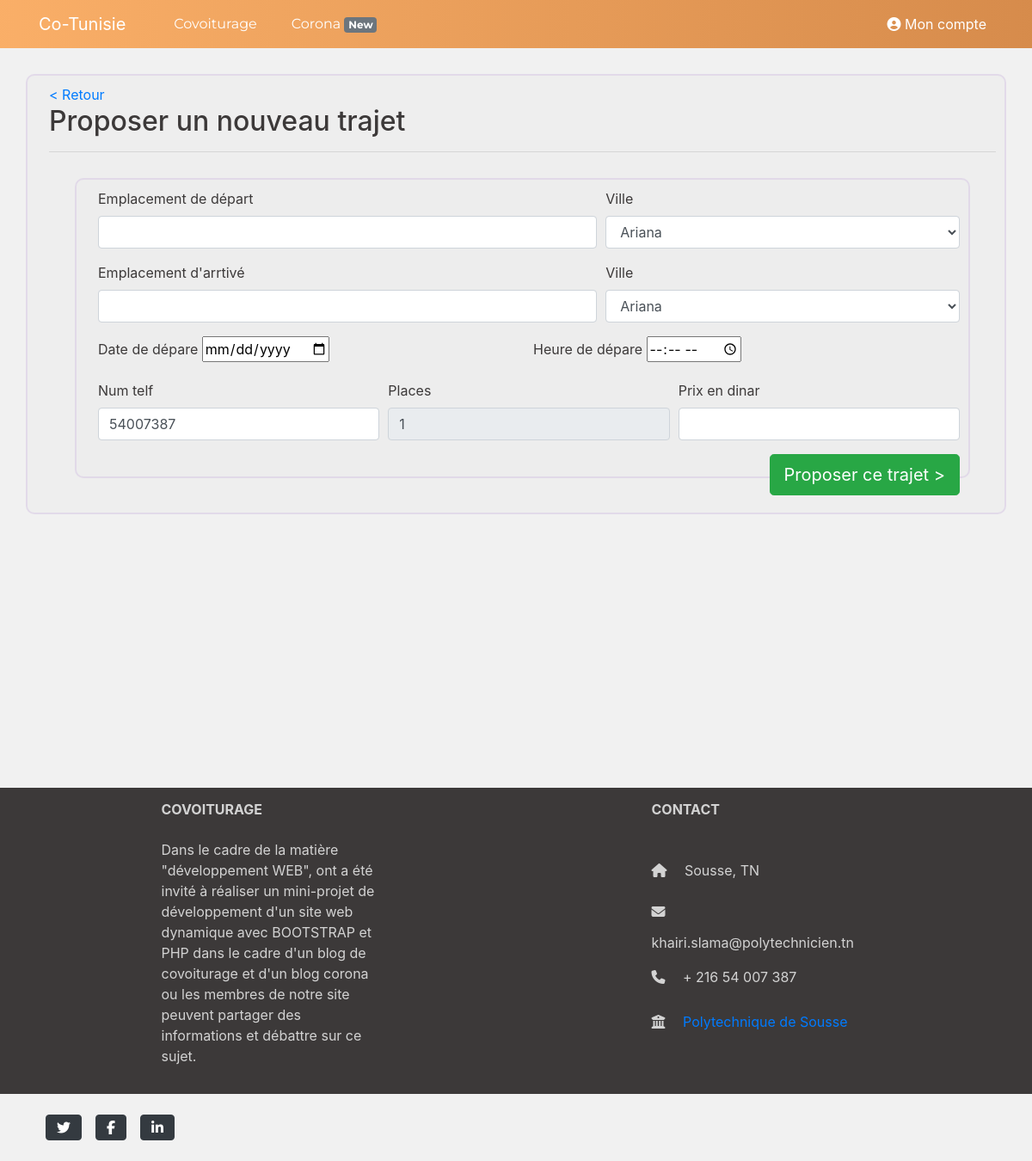
The app's page /newtrajet.php (signed in) with its own data.
### tables this page shows
CREATE TABLE `villes` (
  `id_ville` int(11) NOT NULL,
  `nom` varchar(255) NOT NULL
);

CREATE TABLE `user` (
  `id_user` int(11) NOT NULL,
  `nom` varchar(255) NOT NULL,
  `prenom` varchar(255) NOT NULL,
  `email` varchar(255) NOT NULL,
  `mdp` varchar(255) NOT NULL,
  `num` int(11) NOT NULL,
  `sexe` varchar(255) NOT NULL,
  `ville` varchar(255) NOT NULL,
  `date` date NOT NULL DEFAULT current_timestamp(),
  `job` varchar(255) NOT NULL DEFAULT 'Pas identifié',
  `voiture` varchar(255) NOT NULL DEFAULT 'Pas identifié'
);

### newtrajet.php (the view, shortened to what this page needs)
<?php include("partials/header.php");
if (ISSET($_SESSION['id'])){
    include("Server/Config.php");
    $id_user = $_SESSION['id'];
    $num_user = mysqli_query($c, "select num from user where id_user='$id_user'");
    $l=mysqli_fetch_array($num_user);
?>
    <div class="article">
        <a href="covoiturage.php">< Retour</a>
        <h2>Proposer un nouveau trajet</h2>
        <hr>
        <div class="article">
            <form action="" method="POST">
                <div class="form-row">
                    <div class="form-group col-md-7">
                        <label for="inputCity">Emplacement de départ</label>
                        <input type="text" class="form-control" id="inputCity" name="empDep" required>
                    </div>
                    <div class="form-group col-md-5">
                        <label for="inputState">Ville</label>
                        <select id="inputState" class="form-control" name="villeDep" required>
                            <?php
                            $villes=mysqli_query($c, "select * from villes");
                            $v=mysqli_fetch_array($villes);
                            echo "<option selected>".$v[1]."</option>";
                            ?>
                        </select>
                    </div>
                </div>
                <div class="form-row">
                    <div class="form-group col-md-7">
                        <label for="inputCity">Emplacement d'arrtivé</label>
                        <input type="text" class="form-control" id="inputCity" name="empArr" required>
                    </div>
                    <div class="form-group col-md-5">
                        <label for="inputState">Ville</label>
                        <select id="inputState" class="form-control" name="villeArr" required>
                            <?php
                            $villes=mysqli_query($c, "select * from villes");
                            $v=mysqli_fetch_array($villes);
                            echo "<option selected>".$v[1]."</option>";
                            ?>
                        </select>
                    </div>
                </div>
                <div class="form-row">
                    <div class="form-group col-6">
                        <label for="dateDep">Date de dépare</label>
                        <input type="date" name="ddp" id="dateDep" required>
                    </div>
                    <div class="form-group col-6">
                        <label for="timeDep">Heure de dépare</label>
                        <input type="time" name="tdp" id="timeDep" placeholder="temps de départ" required>
                    </div>
                </div>
                <div class="form-row">
                    <div class="form-group col-4">
                        <label for="numtel">Num telf</label>
                        <input type="number" class="form-control" id="numtel" name="num" value="<?=$l[0]?>" required>
                    </div>
                    <div class="form-group col-4">
                        <label for="places">Places</label>
                        <input type="number" class="form-control" id="places" name="place" required value="1" disabled>
                    </div>
                    <div class="form-group col-4">
                        <label for="prix">Prix en dinar</label>
                        <input type="number" class="form-control" id="prix" name="prix" step=".01" required>
                    </div>
                </div>
                <button name="submit" class="btn btn-success btn-lg float-right">Proposer ce trajet ></button>
            </form>
        </div>
    </div>
    <?php
}else {
    header("location:login.php");
}
include("partials/footer.php"); ?>

### assets/css/main.css (style rules this page uses)
body { padding-top: 56px; color: #3c3939; background-color: #f1f1f1; }
.article { background-color: rgba(235, 235, 235, 0.45); border: rgba(219, 206, 230, 0.6) 2px solid; border-radius: 10px; margin: 30px; padding: 10px 10px 10px 25px; }

### records on screen
villes: villeDep "Ariana", villeArr "Ariana"
user: num "54007387"
